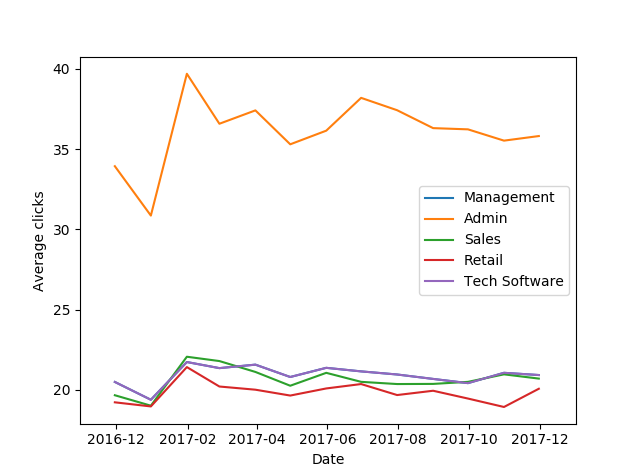

The script that drew this image:
import datetime
import sqlite3

import matplotlib.pyplot as plt
import pandas as pd

conn = sqlite3.connect("../data/indeed.db")

data = pd.read_sql(f"""
SELECT date, clicks, normTitleCategory
FROM jobs
WHERE normTitleCategory IN ("management", "admin", "sales", "retail", "techsoftware")
""", conn)

d1 = data[data["normTitleCategory"] == "management"][["date", "clicks"]]
d2 = data[data["normTitleCategory"] == "admin"][["date", "clicks"]]
d3 = data[data["normTitleCategory"] == "sales"][["date", "clicks"]]
d4 = data[data["normTitleCategory"] == "retail"][["date", "clicks"]]
d5 = data[data["normTitleCategory"] == "techsoftware"][["date", "clicks"]]

d1["date"] = pd.to_datetime(d1["date"])
d1.set_index("date", inplace=True)
d1 = d1.groupby(pd.Grouper(freq="M")).mean()

d2["date"] = pd.to_datetime(d2["date"])
d2.set_index("date", inplace=True)
d2 = d2.groupby(pd.Grouper(freq="M")).mean()

d3["date"] = pd.to_datetime(d3["date"])
d3.set_index("date", inplace=True)
d3 = d3.groupby(pd.Grouper(freq="M")).mean()

d4["date"] = pd.to_datetime(d4["date"])
d4.set_index("date", inplace=True)
d4 = d4.groupby(pd.Grouper(freq="M")).mean()

d5["date"] = pd.to_datetime(d5["date"])
d5.set_index("date", inplace=True)
d5 = d1.groupby(pd.Grouper(freq="M")).mean()

plt.plot(d1.index, d1["clicks"], label="Management")
plt.plot(d2.index, d2["clicks"], label="Admin")
plt.plot(d3.index, d3["clicks"], label="Sales")
plt.plot(d4.index, d4["clicks"], label="Retail")
plt.plot(d5.index, d5["clicks"], label="Tech Software")

plt.xlabel("Date")
plt.ylabel("Average clicks")

plt.xlim([datetime.date(2016, 11, 1), datetime.date(2017, 11, 30)])

plt.legend()
plt.show()
